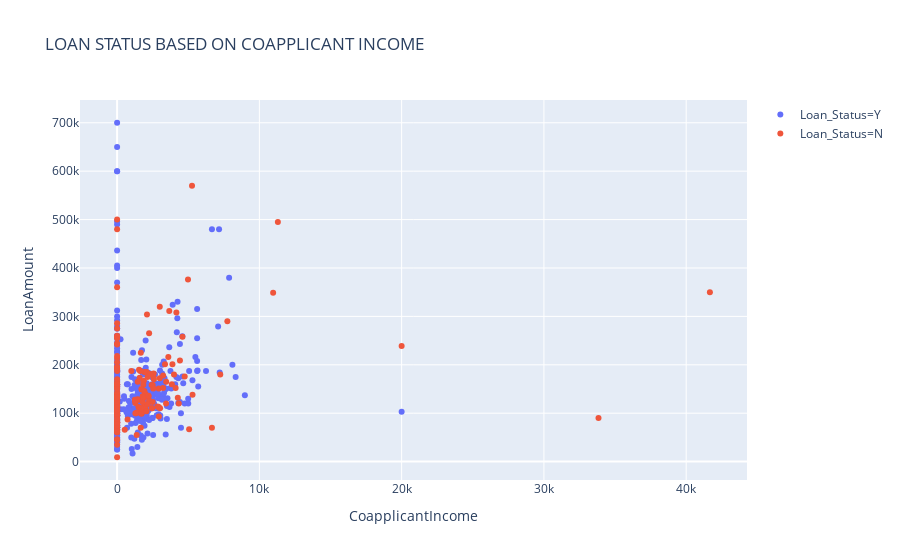

The notebook cell this image was saved under:
### Code cell
px.scatter(train,y='LoanAmount',x='CoapplicantIncome',color='Loan_Status',title='LOAN STATUS BASED ON COAPPLICANT INCOME')

### Figure 1 — Plotly figure (JSON) as saved in the notebook; plotly's stock layout.template omitted (floating-point values rounded to 4 significant figures; data arrays with more than 128 entries replaced by an {"elided": "..."} marker saying what was removed)
{"data": [{"hoverlabel": {"namelength": 0}, "hovertemplate": "Loan_Status=Y<br>CoapplicantIncome=%{x}<br>LoanAmount=%{y}", "legendgroup": "Loan_Status=Y", "marker": {"color": "#636efa", "symbol": "circle"}, "mode": "markers", "name": "Loan_Status=Y", "showlegend": true, "type": "scatter", "x": {"elided": "422 float values"}, "xaxis": "x", "y": {"elided": "422 int values"}, "yaxis": "y"}, {"hoverlabel": {"namelength": 0}, "hovertemplate": "Loan_Status=N<br>CoapplicantIncome=%{x}<br>LoanAmount=%{y}", "legendgroup": "Loan_Status=N", "marker": {"color": "#EF553B", "symbol": "circle"}, "mode": "markers", "name": "Loan_Status=N", "showlegend": true, "type": "scatter", "x": {"elided": "192 int values"}, "xaxis": "x", "y": {"elided": "192 int values"}, "yaxis": "y"}], "layout": {"legend": {"tracegroupgap": 0}, "title": {"text": "LOAN STATUS BASED ON COAPPLICANT INCOME"}, "xaxis": {"anchor": "y", "domain": [0, 1], "title": {"text": "CoapplicantIncome"}}, "yaxis": {"anchor": "x", "domain": [0, 1], "title": {"text": "LoanAmount"}}}}
